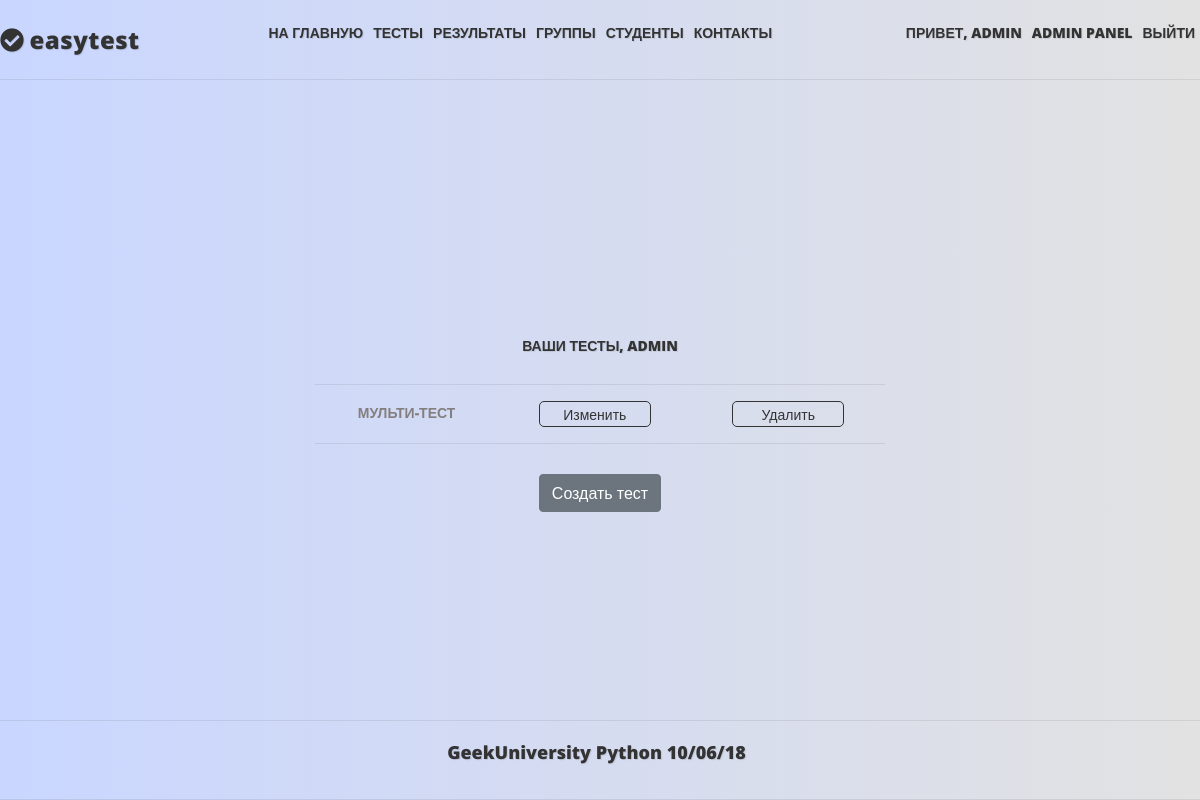
Page /tests/staff/ (signed in) on the earlier database version.
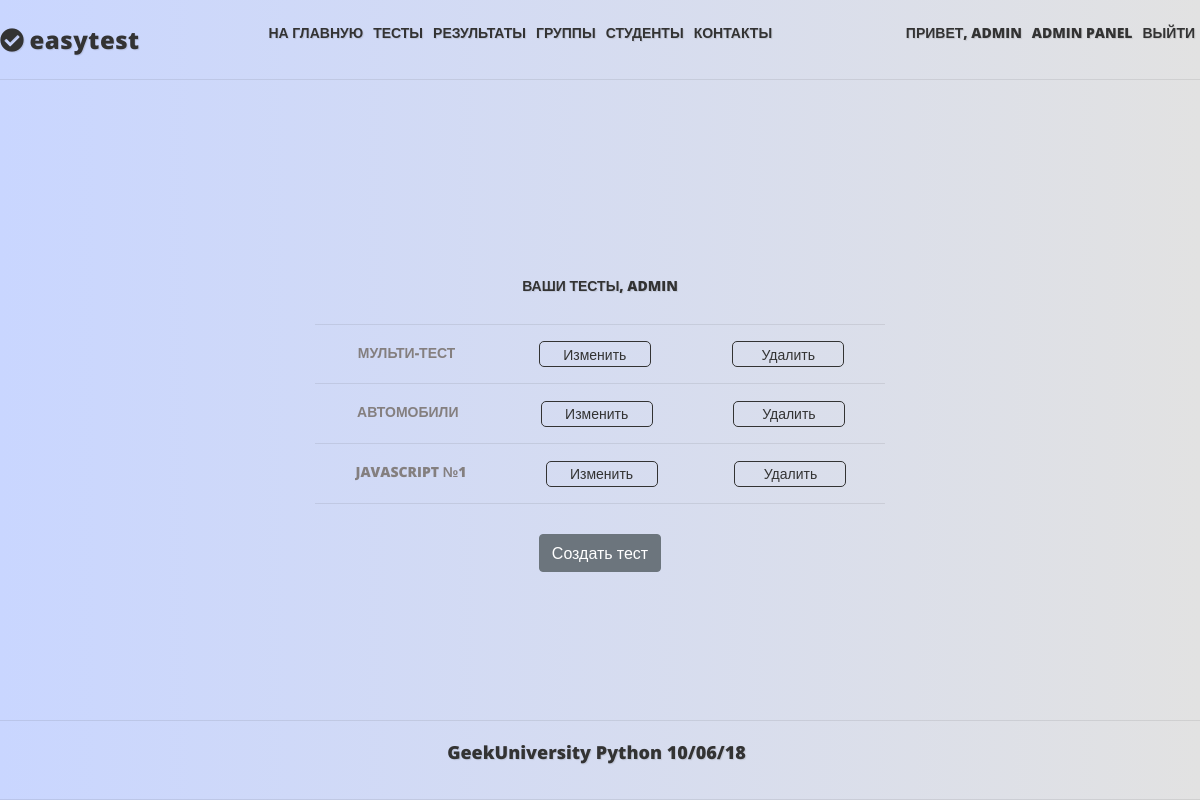
Same page on the later database version.
### mainapp/models.py (models this page shows, shortened)
class Core(models.Model):
    title = models.CharField(_('title'), max_length=250, blank=True)
    description = models.TextField(_('description'), blank=True)
    sort = models.IntegerField(_('sort'), default=0, null=True, blank=True)
    active = models.BooleanField(_('active'), default=True)
    deleted = models.BooleanField(_('deleted'), default=False)
    all_objects = models.Manager()
    objects = CoreManager()
    class Meta:
        abstract = True

class Test(Core):
    class Meta:
        verbose_name = _('Тест')
        verbose_name_plural = _('Тесты')
    owner = models.ForeignKey(User, null=False, blank=True, related_name='tests', on_delete=models.PROTECT)
    category = models.ForeignKey(TestCategory, null=True, blank=True, on_delete=models.SET_NULL)
    keywords = models.ManyToManyField(Keyword, blank=True, related_name='tests')
    questions = models.ManyToManyField(Question, blank=True, related_name='tests')
    max_questions = models.PositiveIntegerField(_('Count questions'), default=1, blank=True)
    required_correct_answers = models.PositiveIntegerField(_('Required correct answers'), default=0, blank=True)
    time = models.TimeField(_('Max time for test'), default=datetime.time(0, 30), blank=True)
    objects = TestManager()
    TEST_TYPE_CHOICES = (
        ('th', 'teaching'),  # с цифрами (под индексом 0 в кортежах) форма создания теста не проходила, изменил на строку
        ('ex', 'exam'),
        )
    test_type = models.CharField(max_length=2, choices=TEST_TYPE_CHOICES, default='th')
    """ типы тестов - учебный и экзаменационный(на время и оценку) - это реализуем позже.
    Необходимо будет также добавить время на прохождение теста, проценты правильных ответов для разных оценок."""

### mainapp/views.py (the view)
# urls.py: path('tests/staff/', mainapp.StaffTestList.as_view(), name='tests_staff'),
class StaffTestList(StaffPassesTestMixin, ListView):
    model = Test
    template_name = 'mainapp/tests_staff_list.html'
    def get_queryset(self):
        return self.model.objects.get_tests(self.request)

### mainapp/models.py (called while the page is built)
    def get_queryset(self):
        return CoreQuerySet(self.model).filter(active=True, deleted=False)

    def get_tests(self, request):
        return self.filter(owner=request.user)

### mainapp/views.py (called while the page is built)
    def test_func(self):
        return self.request.user.is_staff

### mainapp/templates/mainapp/tests_staff_list.html (shortened to what this page needs)
{% extends "base.html" %}
{% load static i18n %}
{% block content %}
    <div class="center_full">
        {% if object_list %}
            <h2>{% trans 'Ваши тесты, '|upper %}{{ user.first_name|default:user.username }}</h2>
            <div class="list_container">
                {% for object in object_list %}
                    <div class="iter_list">
                        <form action="{% url 'mainapp:result_create' object.pk %}" method="post">
                            <input type="submit" name="test_name" value="{{ object.title }}" class="input_as_a">
                        </form>
                        <a href="{% url 'mainapp:test_edit' object.pk %}" class="a_button">{% trans 'Изменить' %}</a>
                        <form method="post" action="{% url 'mainapp:test_delete' object.pk %}">
                            <button class="base_link" type="submit">
                                {% trans 'Удалить' %}
                            </button>
                        </form>
                    </div>
                {% endfor %}
            </div>
        {% else %}
            <h2>{{ user.first_name|default:user.username }}, {% trans ' Вы пока не создали ни одного теста ' %}</h2>
        {% endif %}
        <a class="btn btn-secondary" href="{% url 'mainapp:test_create' %}">{% trans 'Создать тест' %}</a>
    </div>
{% endblock content %}

Differences in the rows shown:
added Test: test_name "Автомобили"
added Test: test_name "Javascript №1"
